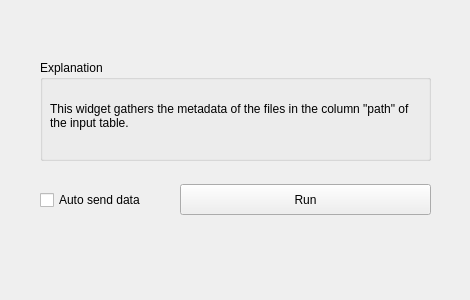
<?xml version="1.0" encoding="UTF-8"?>
<ui version="4.0">
 <class>Form</class>
 <widget class="QWidget" name="Form">
  <property name="geometry">
   <rect>
    <x>0</x>
    <y>0</y>
    <width>470</width>
    <height>300</height>
   </rect>
  </property>
  <property name="windowTitle">
   <string>Form</string>
  </property>
  <widget class="QGroupBox" name="groupBox">
   <property name="geometry">
    <rect>
     <x>40</x>
     <y>60</y>
     <width>391</width>
     <height>101</height>
    </rect>
   </property>
   <property name="title">
    <string>Explanation</string>
   </property>
   <widget class="QLabel" name="Description">
    <property name="geometry">
     <rect>
      <x>10</x>
      <y>20</y>
      <width>361</width>
      <height>71</height>
     </rect>
    </property>
    <property name="text">
     <string>This widget gathers the metadata of the files in the column &quot;path&quot; of the input table.</string>
    </property>
    <property name="textFormat">
     <enum>Qt::AutoText</enum>
    </property>
    <property name="alignment">
     <set>Qt::AlignLeading|Qt::AlignLeft|Qt::AlignVCenter</set>
    </property>
    <property name="wordWrap">
     <bool>true</bool>
    </property>
   </widget>
  </widget>
  <widget class="QPushButton" name="pushButton_send">
   <property name="enabled">
    <bool>true</bool>
   </property>
   <property name="geometry">
    <rect>
     <x>180</x>
     <y>184</y>
     <width>251</width>
     <height>31</height>
    </rect>
   </property>
   <property name="text">
    <string>Run</string>
   </property>
  </widget>
  <widget class="QCheckBox" name="checkBox_send">
   <property name="enabled">
    <bool>true</bool>
   </property>
   <property name="geometry">
    <rect>
     <x>40</x>
     <y>190</y>
     <width>121</width>
     <height>20</height>
    </rect>
   </property>
   <property name="text">
    <string>Auto send data</string>
   </property>
  </widget>
 </widget>
 <resources/>
 <connections/>
</ui>
